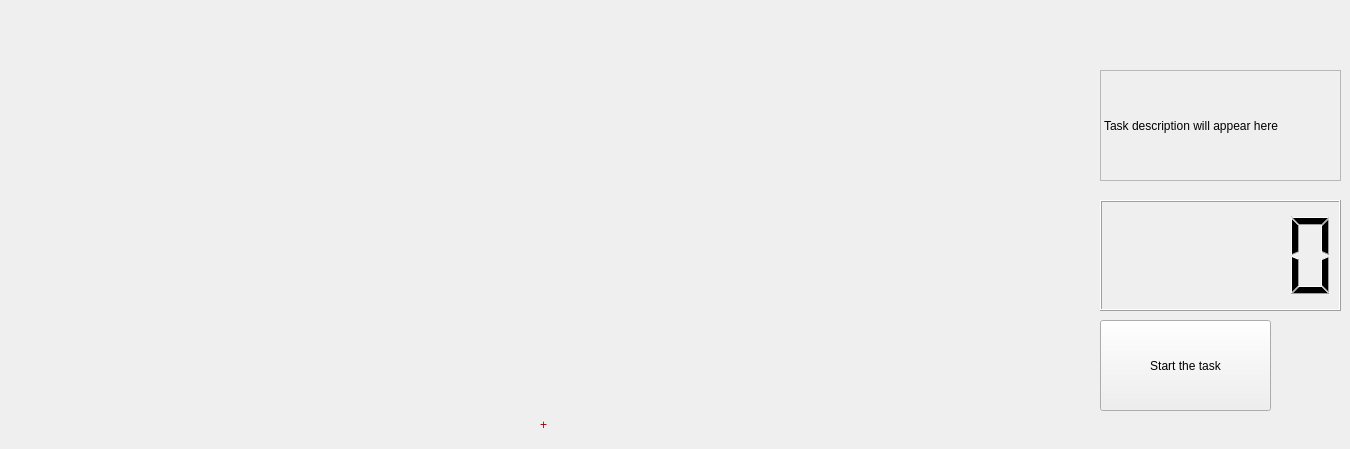
    <widget class="QWidget" name="page_11">
     <widget class="QLabel" name="InstructionDistanceTask">
      <property name="geometry">
       <rect>
        <x>1100</x>
        <y>70</y>
        <width>241</width>
        <height>111</height>
       </rect>
      </property>
      <property name="frameShape">
       <enum>QFrame::StyledPanel</enum>
      </property>
      <property name="text">
       <string>Task description will appear here</string>
      </property>
      <property name="wordWrap">
       <bool>true</bool>
      </property>
     </widget>
     <widget class="QLCDNumber" name="LCDClock2">
      <property name="geometry">
       <rect>
        <x>1100</x>
        <y>200</y>
        <width>241</width>
        <height>111</height>
       </rect>
      </property>
     </widget>
     <widget class="QLabel" name="label_5">
      <property name="geometry">
       <rect>
        <x>1100</x>
        <y>30</y>
        <width>71</width>
        <height>41</height>
       </rect>
      </property>
      <property name="text">
       <string/>
      </property>
      <property name="pixmap">
       <pixmap>1cm.jpg</pixmap>
      </property>
     </widget>
     <widget class="QLabel" name="label_3">
      <property name="geometry">
       <rect>
        <x>540</x>
        <y>410</y>
        <width>30</width>
        <height>30</height>
       </rect>
      </property>
      <property name="text">
       <string>&lt;html&gt;&lt;head/&gt;&lt;body&gt;&lt;p&gt;&lt;span style=&quot; color:#aa0000;&quot;&gt;+&lt;/span&gt;&lt;/p&gt;&lt;/body&gt;&lt;/html&gt;</string>
      </property>
     </widget>
     <widget class="QPushButton" name="StartPage11">
      <property name="geometry">
       <rect>
        <x>1100</x>
        <y>320</y>
        <width>171</width>
        <height>91</height>
       </rect>
      </property>
      <property name="text">
       <string>Start the task</string>
      </property>
     </widget>
    </widget>
